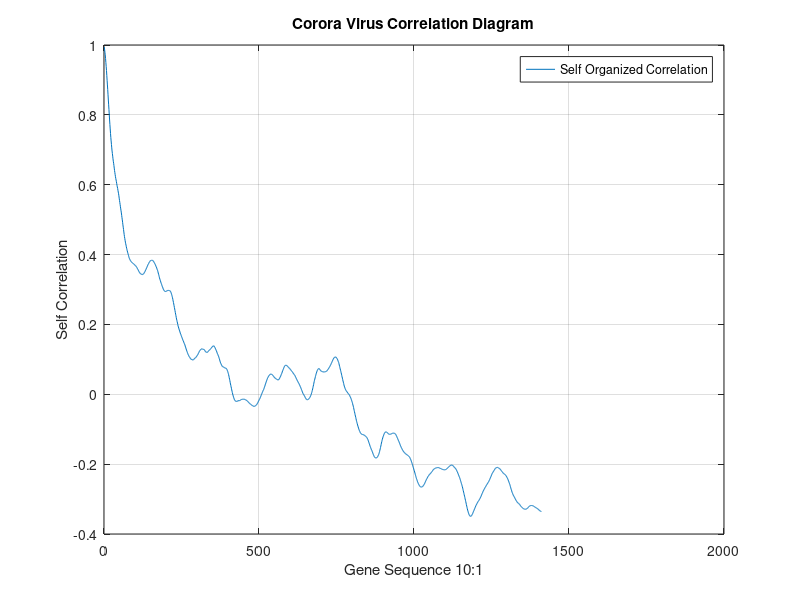
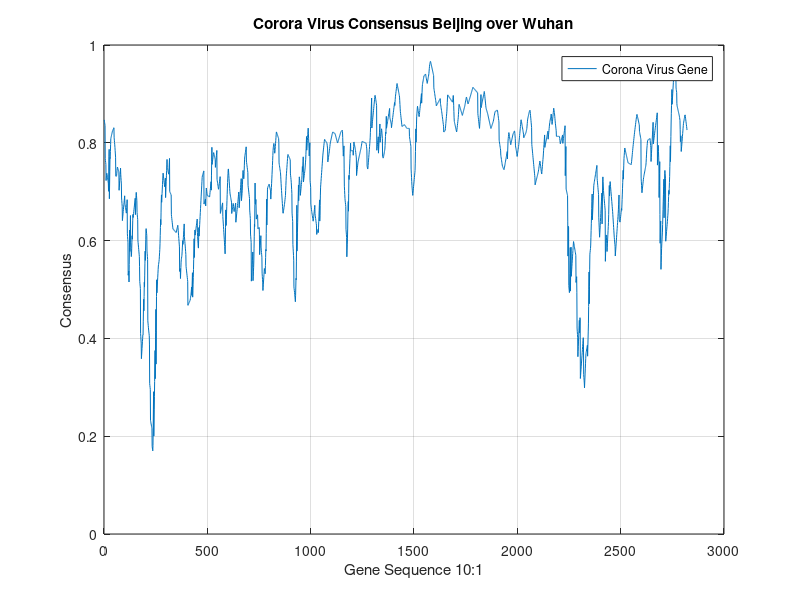

MATLAB code to generate these figures, in order:
% Following program is used to estimate entropies of Corona Virus, Version 2.0
% Contributed to Matlab File Exchange Server, Jun Steed Huang on 10/12/2020
% Jun Steed Huang email: steed.huang@visionx.org     
% The virus gene is calculated from individual measurements:
% https://www.researchgate.net/publication/233914903_Full_genome_analysis_of_a_novel_type_II_feline_coronavirus_NTU156

% Clear the work space
  clear;
  clc;
  clf;
% Input corona virus consensus data for Dog ... human
  d = load('human.txt');      
% Calculate the length of the gene data
  num_data_half = round(size(d)/2);    
% Calculate the non-ergotic entropies for the consensus
% Calculate each point of the graph one by one
        for i=1:num_data_half
            coEmbed(i) = corr(d,circshift(d,i));
            coDim(i) = log(abs(coEmbed(i)))/log(i+1);
        end
  % Plot the correlation map and original censensus respectively
  figure(1);
  plot(coEmbed);
  grid on;
  title('Corora Virus Correlation Diagram');
  xlabel('Gene Sequence 10:1');
  ylabel('Self Correlation');
  figure(2); 
  plot(d); 
  grid on;
  title('Corora Virus Consensus Beijing over Wuhan');
  xlabel('Gene Sequence 10:1');
  ylabel('Consensus');

% Here are dynamic entropy numbers we looking for!
  k = 1;
  dSen = diff(coEmbed);  
        for j=1:num_data_half-1
            if dSen(j)>0;
               alpha(k) = j;
               k = k+1;
            end
        end
  alphaMa = max(alpha);
  alphaMi = min(alpha);
  % Sensitivity to the initial conditions
  qSen = sqrt(alphaMa/alphaMi)-1 % Norm 2 version 2
  % qSen = (alphaMa/alphaMi)-1 % Norm 1 version 1  
  alphaMe = mean(alpha);
  alphaSt = std(alpha);
  % Relaxation process
  qRel = (alphaMe+alphaSt)/(alphaMe-alphaSt)-1
  
% Here is the static entropy number we looking for!
  hStat = hist(d);
  pStat = hStat/sum(hStat);
  % Equilibrium of Einstein Smoluchowski diffusion
  qStat = -sum(pStat.*log(pStat)) 
% Here is the self organized dimmension number we looking for!  
  entrDim = -mean(coDim)*2+1  
% Pictures here
figure(1);
 legend('Self Organized Correlation');   
figure(2); 
 legend('Corona Virus Gene');     